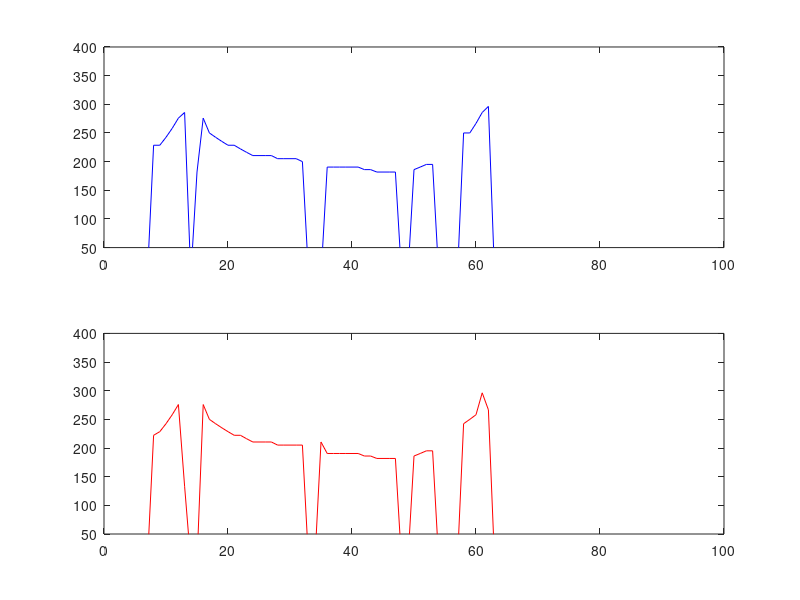

Write the MATLAB code that produced this figure.
1;

clear all;

%Umbrales para detectar si el fonema es sordo o sonoro
%obtenidos experimentalmente al analizar la 
global MIN_ENERGIA = 0.8; %energia en la banda de frecuencias altas (N/4~N/2)
global MIN_CRUCES = 60; %30 cruces en 30 ms equivale a una frecuencia de 1000 hz

%Devuelve la cantidad de cruces por cero que tiene la señal
% Mientras mas cruces por unidad de tiempo, mayor frecuencia tiene
function cruza = contar_cruces(senal)
    cruces = sign(senal);
    signo = cruces(1);
    cruza = 0;
    for i=2:length(cruces)
        if(signo == cruces(i)*(-1)) %si el signo es distinto al anterior
            cruza = cruza + 1;
        end
        signo = cruces(i);
    end
endfunction

%Calcula la energia de una senal con autocorrelacion
function energia = calcular_energia(senal)
    trans = abs(fft(senal)); %transforma
    N = length(trans);
    evaluar = trans(floor(N/4):floor(N/2)); %se queda con el segundo cuarto que pertenece a las frecuencias altas
    energia = sum(evaluar.^2); %calcula energia en espectro
endfunction

%Devuelve true si el fragmento es sonoro.
function resultado = esSonoro(energia,cruces)
    global MIN_ENERGIA;
    global MIN_CRUCES;
    if(energia >= MIN_ENERGIA) %compara energia, mientras mas, es mas sonoro
        resultado = true;
    else
        if(cruces < MIN_CRUCES) %compara cruces, mientras menos, es mas sonoro
            resultado = true;
        else
            resultado = false;
        end
    end
endfunction

%Calcula el pitch de un fragmento por el metodo de autocorrelacion
function pitch_autocor = pitch_autocorrelacion(fragmento, frec_muestreo)
    autocor = xcorr(fragmento, fragmento);
    M = length(autocor);
    autocor = autocor(ceil(M/2):M);         %le saco la mitad porque esta duplicado
    M = length(autocor);                    %recalculo M
    inicio = ceil((2/1000)*frec_muestreo);  %empiezo a buscar a partir de 2 ms, para saltearme el primer pico.
    [maximo idx] = max(autocor(inicio:M));  %encuentro el indice del maximo
    pitch_autocor = (frec_muestreo/(idx+inicio));
endfunction

%Calcula el pitch de un fragmento por el metodo de cepstrum
function pitch_cep = pitch_cepstrum(fragmento, frec_muestreo)
    frec_inicio_busqueda = 400; %busco el pitch a partir de 400 Hz.
    inicio = frec_muestreo/frec_inicio_busqueda;

    cep = fragmento(1:floor(length(fragmento)/2)); %le quito la mitad porque es simetrico
    M = length(cep);

    [maximo idx] = max(cep(inicio:M)); %me quedo con el indice (frecuencia) maximo pico
    pitch_cep = (frec_muestreo/(inicio+idx)); %le sumo el desplazamiento y convierto a frecuencia
end

%Calculo del pitch con el metodo del cepstrum
function pitchs_cep = calcularPitchCepstrum(frase, ventana, frec_muestreo)
    N = length(frase);
    ancho_ventana = length(ventana);
    pitchs_cep = [];
    
    for i=1:ceil(N/ancho_ventana)
        inicio = (i-1)*ancho_ventana + 1;           %inicio de la ventana a procesar
        fin = ancho_ventana*i;                      %fin de la ventana
        fragmento = frase(((i-1)*ancho_ventana + 1):min(ancho_ventana*i,N)); %calcula fragmento
        if(length(fragmento) < ancho_ventana)       %termino de recorrer cuando la ventana es chica
            break;
        end;
        fragmento_v = fragmento .* ventana;         %ventanea fragmento
        energia = calcular_energia(fragmento_v);
        cruces = contar_cruces(fragmento_v);
        
        if(esSonoro(energia,cruces))
            cep = (ifft(log(abs(fft(fragmento_v)))));
            pitchs_cep = [pitchs_cep pitch_cepstrum(cep, frec_muestreo)];
        else
            pitchs_cep = [pitchs_cep 0];
        end
    end
endfunction

%Calculo del pitch con el metodo de la autocorrelacion
function pitchs_autocor = calcularPitchAutocorrelacion(frase, ventana, frec_muestreo)
    N = length(frase);
    ancho_ventana = length(ventana);
    pitchs_autocor = [];
    energias = [];
    for i=1:ceil(N/ancho_ventana)
        inicio = (i-1)*ancho_ventana + 1; %inicio de la ventana a procesar
        fin = ancho_ventana*i; %fin de la ventana
        fragmento = frase(((i-1)*ancho_ventana + 1):min(ancho_ventana*i,N)); %calcula fragmento
        
        if(length(fragmento) < ancho_ventana) %termino de recorrer cuando la ventana es chica
            break;
        end;
        fragmento_v = fragmento .* ventana; %ventanea fragmento
        
        energia = calcular_energia(fragmento_v);
        cruces = contar_cruces(fragmento_v);
        if(esSonoro(energia,cruces))
            pitchs_autocor = [pitchs_autocor pitch_autocorrelacion(fragmento_v', frec_muestreo)];
        else
            pitchs_autocor = [pitchs_autocor 0];
        end
    end
endfunction

function [pitchs_cep, pitchs_autocor] = calcularPitch(frase, frec_muestreo);
    N = length(frase);
    %Configuracion de la ventana a utilizar
    ancho_ms = 30;                                  %ancho en milisegundos de la ventana
    ancho_ventana = ancho_ms*frec_muestreo/1000;    %ancho en muestras de la ventana
    ventana = hanning(ancho_ventana);               %definicion de la ventana

    %calculo de los pitchs
    pitchs_cep = calcularPitchCepstrum(frase, ventana, frec_muestreo);
    pitchs_autocor = calcularPitchAutocorrelacion(frase, ventana, frec_muestreo);
    
endfunction


function frase_ruido = contaminarRuido(frase, snr)
   N = length(frase);
   ruido = randn(N,1);
   potencia_frase = norm(frase,2)^2/N;
   potencia_ruido = norm(ruido,2)^2/N;
   alfa = sqrt(potencia_frase*(10^(-snr/10))/potencia_ruido);
   frase_ruido = frase + alfa*ruido;
endfunction

%-----------------------------------------------

%Carga el audio
frec_muestreo = 8000;
frase = load("sent.txt");
frase = frase(125:length(frase)); %quita todos los ceros del principio

snr_querida = 20;
frase = contaminarRuido(frase,snr_querida);

%Calcula el pitch con dos metodos distintos
[pitchs_cep, pitchs_autocor] = calcularPitch(frase, frec_muestreo);

%Filtra
pitchs_filtrados_cep = [];
for i=1:length(pitchs_cep)
    if(pitchs_cep(i) >= 50 & pitchs_cep(i) <= 350)
        pitchs_filtrados_cep = [pitchs_filtrados_cep pitchs_cep(i)];
    else
        pitchs_filtrados_cep = [pitchs_filtrados_cep 0];
    end
end

pitchs_filtrados_autocor = [];
for i=1:length(pitchs_autocor)
    if(pitchs_autocor(i) >= 50 & pitchs_autocor(i) <= 350)
        pitchs_filtrados_autocor = [pitchs_filtrados_autocor pitchs_autocor(i)];
    else
        pitchs_filtrados_autocor = [pitchs_filtrados_autocor 0];
    end
end

M1 = length(pitchs_autocor);
x1 = 0:M1-1;
M2 = length(pitchs_cep);
x2 = 0:M2-1;

%Dibuja
hold on;
%   figure(1); specgram(frase); title("Espectrograma");
%   figure(2); plot(frase); title("Frase");
%   figure(3); plot(pitchs_cep); title("Pitchs por cepstrum");
%   figure(4); plot(pitchs_autocor); title("Pitchs por autocorrelacion");


%figure(2); stem(energias)
hold on;
figure(1); 
subplot(2,1,1);
plot(x1,pitchs_filtrados_autocor,'b');
ylim([50, 400]);
subplot(2,1,2);
plot(x2,pitchs_filtrados_cep,'r');
ylim([50, 400]);
pause;
